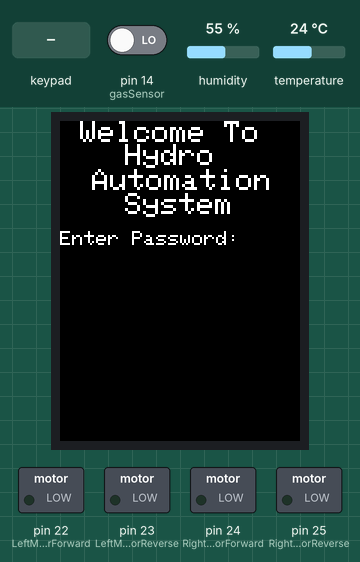
The sketch below on a simulated Arduino Mega 2560, built with avr-gcc and run on an emulated ATmega2560. Shown: 240×320 colour display, switched loads named in the sketch (green lamp = pin HIGH). The inputs (shaded band) are chosen by the test bench; at power-on: pin 14 (gasSensor) LOW, humidity 55 %, temperature 24 °C.

Above: at 1.4 s.
1.5 s: keypad keys 5 0 5 1 5 2 5 3 pressed 0.4 s apart
At 2.1 s:
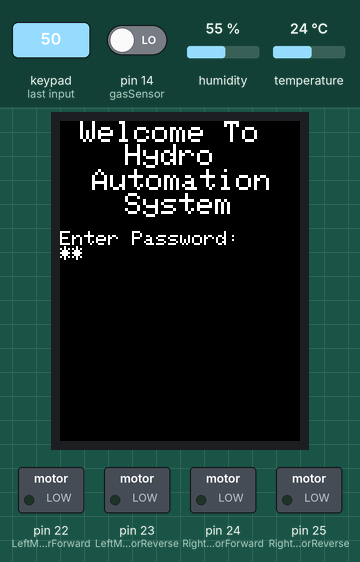
6.2 s: keypad keys 8 0 9 4 pressed 0.4 s apart
At 8.2 s:
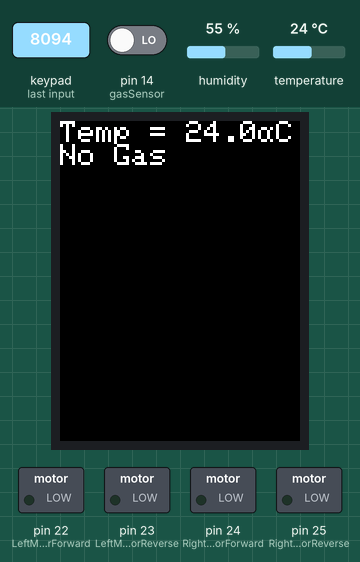
Timing chart, 0 to 9.7 s (numbered marks = the images above; inputs shaded):
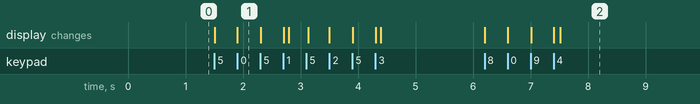

The sketch:

Hydro_automation.ino
```cpp
//#include <LiquidCrystal.h>
#include <Keypad.h>
#include <Adafruit_GFX.h>       // include Adafruit graphics library
#include <Adafruit_ILI9341.h>   // include Adafruit ILI9341 TFT library
#include "DHT.h"

#define TFT_CS    8      // TFT CS  pin is connected to arduino pin 8
#define TFT_RST   9      // TFT RST pin is connected to arduino pin 9
#define TFT_DC    10     // TFT DC  pin is connected to arduino pin 10
#define LIME 0x07E0
#define WHITE 0xFFFF
#define GOLD 0xFEA0
#define CYAN 0x07FF
#define GREEN 0x07E0
#define BLACK 0x0000
// initialize ILI9341 TFT library
Adafruit_ILI9341 tft = Adafruit_ILI9341(TFT_CS, TFT_DC, TFT_RST);

//const int rs = 12, en = 11, d4 = 6, d5 = 5, d6 = 4, d7 = 3;
//LiquidCrystal lcd(rs, en, d4, d5, d6, d7);

const byte ROWS = 4;
const byte COLS = 3;
char hexaKeys[ROWS][COLS] = {
  {'1', '2', '3'},
  {'4', '5', '6'},
  {'7', '8', '9'},
  {'*', '0', '#'}
};
byte rowPins[ROWS] = {50, 51, 52, 53};
byte colPins[COLS] = {49, 48, 47};
Keypad cusKeypad = Keypad( makeKeymap(hexaKeys), rowPins, colPins, ROWS, COLS);

int LeftMotorForward = 22;
int LeftMotorReverse = 23;
int RightMotorForward = 24;
int RightMotorReverse = 25;

#define DHTPIN 13
#define DHTTYPE DHT22
DHT dht(DHTPIN, DHTTYPE);

char temperature[] = "Temp = 00.0 C";
char humidity[]    = "RH   = 00.0 %";

int gasSensor = 14;

bool start = false;
String password = "8094";
String entered_password = "";
String hide_password = "";

void setup() {
  Serial.begin(9600);
  tft.begin();
  tft.fillScreen(BLACK);
  tft.setCursor(20, 0);
  tft.setTextSize(3);
  tft.setTextColor(WHITE);
  tft.print("Welcome To");
  tft.setCursor(65, 23);
  tft.setTextSize(3);
  tft.setTextColor(WHITE);
  tft.print("Hydro");
  tft.setCursor(32, 48);
  tft.setTextSize(3);
  tft.setTextColor(WHITE);
  tft.print("Automation");
  tft.setCursor(65, 72);
  tft.setTextSize(3);
  tft.setTextColor(WHITE);
  tft.print("System");
  tft.setCursor(0, 110);
  tft.setTextSize(2);
  tft.setTextColor(WHITE);
  tft.print("Enter Password:");
  pinMode(RightMotorForward, OUTPUT);
  pinMode(RightMotorReverse, OUTPUT);
  pinMode(LeftMotorForward, OUTPUT);
  pinMode(LeftMotorReverse, OUTPUT);
  dht.begin();
  pinMode(gasSensor, INPUT);
}

void loop() {
  enterPassword();
}

void enterPassword() {
  if (!start) {
    char key = cusKeypad.getKey();
    if (key) {
      entered_password += String(key);
      hide_password += '*';
      tft.setCursor(0, 125);
      tft.setTextSize(2);
      tft.setTextColor(WHITE);
      tft.print(hide_password);
      if (entered_password.length() >= 4) {
        if (entered_password == password) {
          tft.setCursor(0, 135);
          tft.setTextSize(2);
          tft.setTextColor(WHITE);
          tft.print("Correct Password");
          start = true;
          tft.fillScreen(BLACK);
          startSystem();
        } else {
          tft.setCursor(0, 135);
          tft.setTextSize(2);
          tft.setTextColor(WHITE);
          tft.print("Wrong Password");
          entered_password = "";
          hide_password = "";
          tft.fillScreen(BLACK);
          tft.setCursor(20, 0);
          tft.setTextSize(3);
          tft.setTextColor(WHITE);
          tft.print("Welcome To");
          tft.setCursor(65, 23);
          tft.setTextSize(3);
          tft.setTextColor(WHITE);
          tft.print("Hydro");
          tft.setCursor(32, 48);
          tft.setTextSize(3);
          tft.setTextColor(WHITE);
          tft.print("Automation");
          tft.setCursor(65, 72);
          tft.setTextSize(3);
          tft.setTextColor(WHITE);
          tft.print("System");
          tft.setCursor(0, 110);
          tft.setTextSize(2);
          tft.setTextColor(WHITE);
          tft.print("Enter Password:");
          enterPassword();
        }
      }
      //delay(200);
    }
  } else {
    //tft.fillScreen(BLACK);
    startSystem();
  }
}

void startSystem() {
  int RH = dht.readHumidity() * 10;
  int Temp = dht.readTemperature() * 10;
  if (isnan(RH) || isnan(Temp)) {
    //lcd.clear();
    //lcd.setCursor(5, 0);
    //lcd.print("Error");
    return;
  }
  if (Temp < 0) {
    temperature[6] = '-';
    Temp = abs(Temp);
  }
  else {
    temperature[6]   = ' ';
  }
  temperature[7]   = (Temp / 100) % 10  + 48;
  temperature[8]   = (Temp / 10)  % 10  + 48;
  temperature[10]  =  Temp % 10 + 48;
  temperature[11]  = 223;
  if (RH >= 1000) {
    humidity[6]    = '1';
  }
  else {
    humidity[6]      = ' ';
  }
  humidity[7]      = (RH / 100) % 10 + 48;
  humidity[8]      = (RH / 10) % 10 + 48;
  humidity[10]     =  RH % 10 + 48;
  tft.drawRoundRect(0, 0, 300, 30, 8, BLACK);
  tft.fillRoundRect(0, 0, 300, 30, 8, BLACK);
  tft.setCursor(0, 0);
  tft.setTextSize(3);
  tft.setTextColor(WHITE);
  tft.print(temperature);
  if (digitalRead(gasSensor) == HIGH) {
    tft.drawRoundRect(0, 23, 300, 30, 8, BLACK);
    tft.fillRoundRect(0, 23, 300, 30, 8, BLACK);
    tft.setCursor(0, 23);
    tft.setTextSize(3);
    tft.setTextColor(WHITE);
    tft.print("Gas");
    digitalWrite(RightMotorForward, LOW);
    digitalWrite(LeftMotorForward, HIGH);
    digitalWrite(RightMotorReverse, HIGH);
    digitalWrite(LeftMotorReverse, LOW);
  }
  else {
    tft.drawRoundRect(0, 23, 300, 30, 8, BLACK);
    tft.fillRoundRect(0, 23, 300, 30, 8, BLACK);
    tft.setCursor(0, 23);
    tft.setTextSize(3);
    tft.setTextColor(WHITE);
    tft.print("No Gas");
    digitalWrite(RightMotorForward, LOW);
    digitalWrite(LeftMotorForward, LOW);
    digitalWrite(RightMotorReverse, LOW);
    digitalWrite(LeftMotorReverse, LOW);
  }
  delay(400);
}
```

Measured:
- after the input at 1.5 s, the display: first changes at once (image 1 shows a later state)
- after the input at 6.2 s, the display: first changes at once (image 2 shows a later state)
